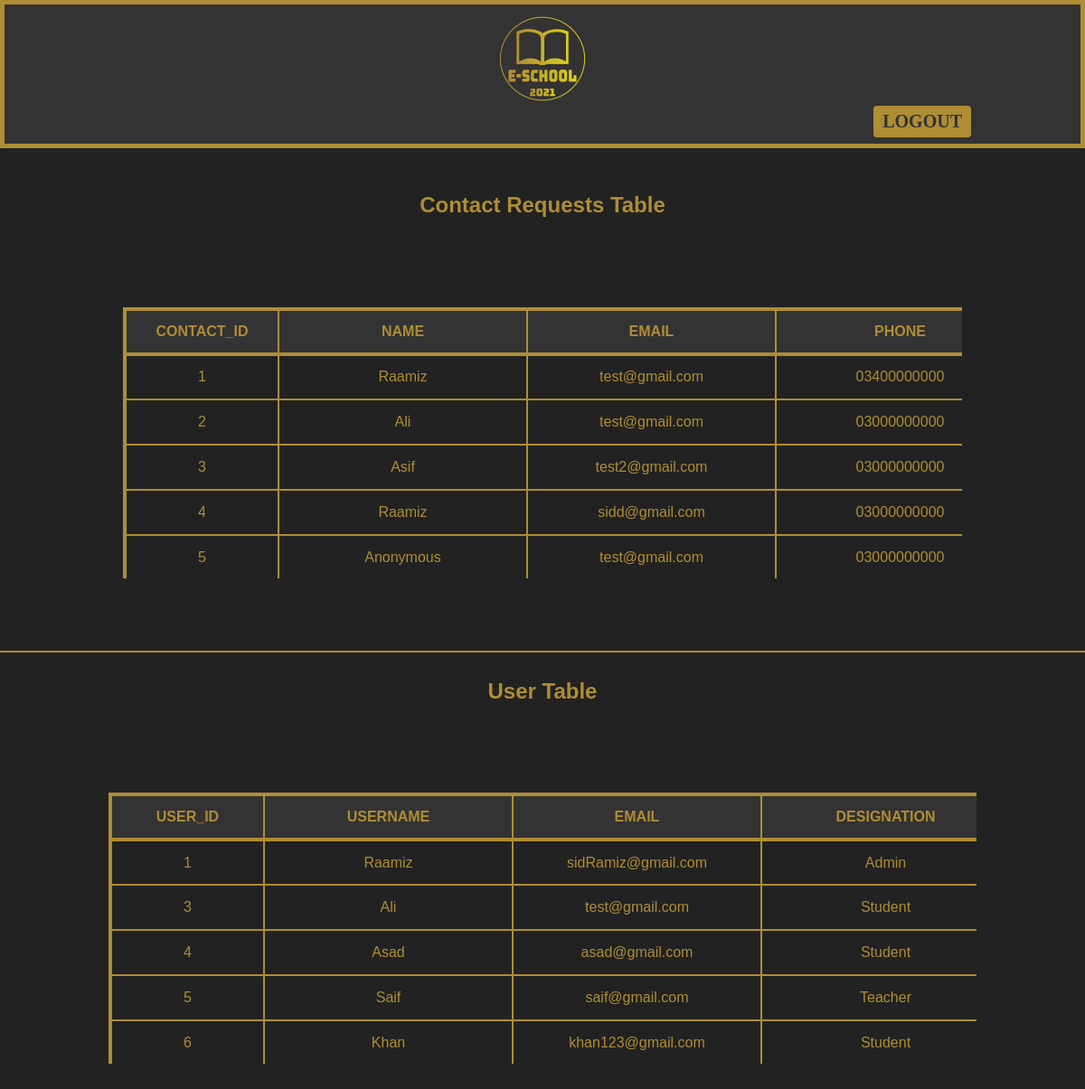
The app's page /E-School/displaytables.php (signed in) with its own data.
### tables this page shows
CREATE TABLE `contact` (
  `contact_id` int(11) NOT NULL,
  `name` varchar(255) NOT NULL,
  `email` varchar(255) NOT NULL,
  `phone` varchar(255) NOT NULL,
  `comment` text NOT NULL,
  `created_at` timestamp NOT NULL DEFAULT current_timestamp()
);

CREATE TABLE `users` (
  `user_id` int(11) NOT NULL,
  `username` varchar(255) NOT NULL,
  `email` varchar(255) NOT NULL,
  `designation` varchar(255) NOT NULL,
  `phone` varchar(255) NOT NULL,
  `password` varchar(16) NOT NULL,
  `created_at` timestamp NOT NULL DEFAULT current_timestamp()
);

### E-School/displaytables.php (the view, shortened to what this page needs)
<!DOCTYPE html>
<html lang="en">
<head>
    <link rel="stylesheet" type="text/css" href="https://cdnjs.cloudflare.com/ajax/libs/font-awesome/4.7.0/css/font-awesome.css">
    <link rel="stylesheet" type="text/css" href="style.css">
</head>
<body class="bodyfortable">
<div id="lock_3">
        <header id="main-header">
            <div class="container">
                <div id="logo">
                    <img src="images/logo.png" alt="E-SCHOOL LOGO" width="100" height="100">
                </div>
            </div>
            <div class="container">
                <div class="logout">
                <button class="LogoutButton"><a href="logout.php">Logout</a></button>
            </div>
            </div>
        </header>
    </div>
    <section id="display_section1" >
     <div class="container">
     <h1>Contact Requests Table</h1>
         <div class="table" >
             <table>
                 <thead  id="locktable">
                       <tr>
                         <th class="contact_id">contact_id</th>
                         <th>name</th>
                         <th>email</th>
                         <th>phone</th>
                     </tr>
                 </thead>
                 <tbody>
                 <?php
                    include ('dbConnection.php');
                    $selectQuery = " SELECT * FROM `contact` ";
                    $query = mysqli_query($conn,$selectQuery);
                    while($result = mysqli_fetch_array($query)){
                        ?>
                    <tr>
                        <td class="contact_id"><?php echo $result['contact_id']; ?></td>
                        <td><?php echo $result['name'] ;?></td>
                        <td><?php echo $result['email']; ?></td>
                        <td><?php echo $result['phone'] ;?></td>
                    </tr>
                    <?php
                    }
?>
                 </tbody>
             </table>
         </div>
     </div>
 </section>
 <section id="display_section2">
 <div class="container">
    <h1>User Table</h1>
    <div class="table" >
             <table>
                 <thead>
                       <tr>
                         <th class="user_id">user_id</th>
                         <th>Username</th>
                         <th>email</th>
                         <th>Designation</th>
                     </tr>
                 </thead>
                 <tbody>
                 <?php
                    include ('dbConnection.php');
                    $selectQuery = " SELECT * FROM `users` ";
                    $query = mysqli_query($conn,$selectQuery);
                    while($result = mysqli_fetch_array($query)){
                        ?>
                    <tr>
                        <td class="contact_id"><?php echo $result['user_id']; ?></td>
                        <td><?php echo $result['username'] ;?></td>
                        <td><?php echo $result['email']; ?></td>
                        <td><?php echo $result['designation'] ;?></td>
                    </tr>
                    <?php
                    }
?>
                 </tbody>
             </table>
         </div>
    </div>
 </section>
</body>

### E-School/style.css (style rules this page uses)
body { background-color: #555; color: rgb(175, 141, 53); font-family: Arial, Helvetica, sans-serif; font-size: 16px; line-height: 1.6em; margin: 0; border-left: rgb(175, 141, 53) solid; border-right: rgb(175, 141, 53) solid; border-bottom: rgb(175, 141, 53) solid; border-width: 5px; }
h1 { text-align: center; margin-top: 30px; }
.logout { display: flex; justify-content: flex-end; margin-bottom: 5px; }
.LogoutButton { color: #555; background-color: rgb(175, 141, 53); padding: 6px 10px; margin: 2px 2px 2px 2px; border: none; border-radius: 4px; cursor: pointer; font-weight: bold; font-size: 20px; text-transform: uppercase; font-family: 'Times New Roman', Times, serif; }
.LogoutButton a { text-decoration: none; text-align: center; font-weight: bold; color: #333; }
.bodyfortable { background-color: #222; color: rgb(175, 141, 53); font-family: Arial, Helvetica, sans-serif; font-size: 16px; line-height: 1.6em; margin: auto; border: none; }
.table { margin-top: 100px; text-align: start; margin-bottom: 60px; max-height: 300px; overflow: scroll; overflow: auto; }
.table table { border: 0; border-spacing: 0; border-collapse: collapse; table-layout: fixed; width: 100%; }
.table th, td { padding: 8px 30px; color: rgb(175, 141, 53); border: 2px solid rgb(175, 141, 53); width: 275px; height: 50px; text-align: center; }
.table th:nth-child(1), td:nth-child(1) { padding: 8px 30px; color: rgb(175, 141, 53); border: 2px solid rgb(175, 141, 53); border-left: 4px solid rgb(175, 141, 53); width: 170px; height: 50px; text-align: center; }
.table th:nth-child(1) { border-top: 4px solid rgb(175, 141, 53); border-bottom: 4px solid rgb(175, 141, 53); background-color: #333; }
.table th { text-transform: uppercase; font-weight: 500; position: sticky; z-index: 1; border-top: 4px solid rgb(175, 141, 53); border-bottom: 4px solid rgb(175, 141, 53); font-weight: 600; background-color: #333; top: 0; }
.table td { font-size: 16px; text-align: center; }
.contact_id, .user_id { border: 4px solid rgb(175, 141, 53); }
#lock_3 header { border-bottom: 5px rgb(175, 141, 53) solid; border-left: 5px rgb(175, 141, 53) solid; border-right: 5px rgb(175, 141, 53) solid; }
.container { width: 80%; margin: auto; overflow: hidden; }
#main-header { background-color: #333; color: #708090; border-top: rgb(175, 141, 53) solid; border-width: 5px; }
#logo { padding-top: 10px; display: flex; justify-content: center; }
* { box-sizing: border-box }
#display_section1 { padding: 20px; border-bottom: rgb(175, 141, 53) solid 2px; }

### records on screen
contact: contact_id "1", name "Raamiz", email "test@gmail.com", phone "03400000000"
contact: contact_id "2", name "Ali", email "test@gmail.com", phone "03000000000"
contact: contact_id "3", name "Asif", email "test2@gmail.com", phone "03000000000"
contact: contact_id "4", name "Raamiz", email "sidd@gmail.com", phone "03000000000"
contact: contact_id "5", name "Anonymous", email "test@gmail.com", phone "03000000000"
users: user_id "1", username "Raamiz", email "sidRamiz@gmail.com", designation "Admin"
users: user_id "3", username "Ali", email "test@gmail.com", designation "Student"
users: user_id "4", username "Asad", email "asad@gmail.com", designation "Student"
users: user_id "5", username "Saif", email "saif@gmail.com", designation "Teacher"
users: user_id "6", username "Khan", email "khan123@gmail.com", designation "Student"
